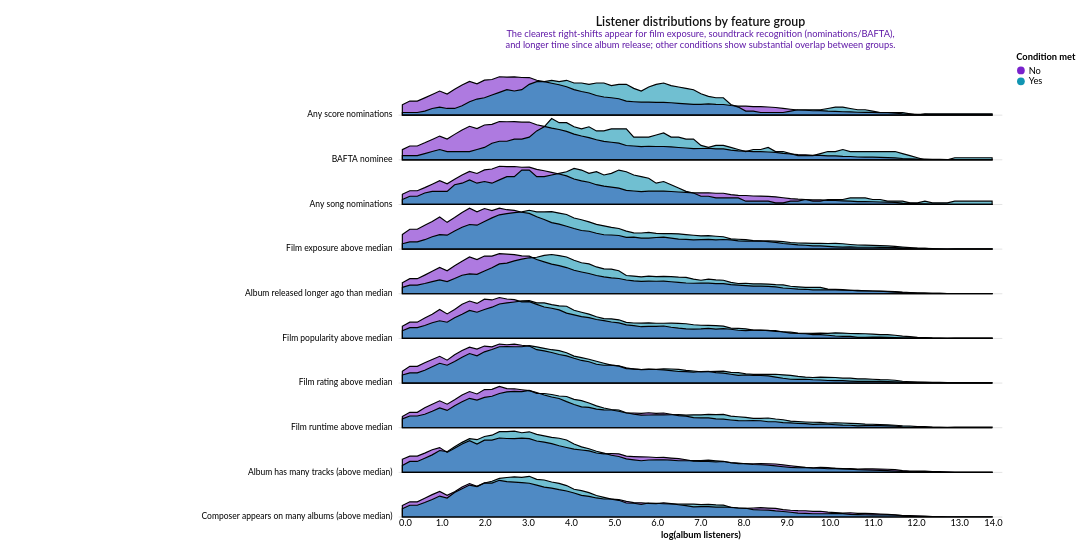

Notebook code cell kept with this figure:
### Markdown cell above
This cell composes the final visualization by combining three elements: the ridgeline density layers \(ridges\), a left\-side text label layer \(labels\), and faint horizontal baseline guides \(baselines\)\. We also apply final layout tweaks \(removing the plot border and adding left padding\) so labels have room and the chart reads cleanly as a stacked, annotated figure\.

### Code cell
# ============================================================
# STEP 4 — Final ridgeline chart
# ============================================================

labels = alt.Chart(labels_df).mark_text(
    align="right",
    baseline="middle",
    dx=-8
).encode(
    x=alt.value(0),
    y=alt.Y("y_label:Q", axis=None),
    text="feature_label:N"
)

baselines = alt.Chart(labels_df).mark_rule(
    opacity=0.15
).encode(
    y="y_label:Q"
)

final_ridge = (labels + ridges + baselines).configure_view(
    stroke=None
).configure(
    padding={"left": 260, "right": 20, "top": 20, "bottom": 20}
)


final_ridge

### Figure 1 — Vega-Lite specification as saved in the notebook (floating-point values rounded to 4 significant figures; data arrays with more than 128 entries replaced by an {"elided": "..."} marker saying what was removed)
{"config": {"background": "white", "view": {"fill": "white", "stroke": null}, "font": "Lato", "title": {"font": "Lato", "fontSize": 16, "fontWeight": 600, "color": "#111111", "subtitleColor": "#5E17A6", "anchor": "middle"}, "axis": {"labelFont": "Lato", "titleFont": "Lato", "labelFontSize": 12, "titleFontSize": 12, "grid": false, "ticks": false, "domain": false, "gridColor": "#e9e9e9", "tickColor": "#cccccc", "domainColor": "#cccccc"}, "legend": {"labelFont": "Lato", "titleFont": "Lato", "labelFontSize": 12, "titleFontSize": 12}, "point": {"filled": true, "size": 60}, "line": {"strokeWidth": 2}, "range": {"category": ["#7922CC", "#1195B2", "#CC0000", "#CE7E00", "#5E17A6", "#0E7C93", "#9E0000", "#A86600", "#3F1D5C", "#1F6F5B", "#8C4A00"]}, "padding": {"left": 260, "right": 20, "top": 20, "bottom": 20}}, "layer": [{"data": {"name": "data-f9fe0c59c1dd12c0c99256a7c6e13ed0"}, "mark": {"type": "text", "align": "right", "baseline": "middle", "dx": -8}, "encoding": {"text": {"field": "feature_label", "type": "nominal"}, "x": {"value": 0}, "y": {"axis": null, "field": "y_label", "type": "quantitative"}}}, {"layer": [{"layer": [{"mark": {"type": "area", "fillOpacity": 0.6, "stroke": null}, "encoding": {"color": {"field": "group_std", "legend": {"title": "Condition met"}, "sort": ["No", "Yes"], "type": "nominal"}, "x": {"field": "x", "scale": {"zero": false}, "title": "log(album listeners)", "type": "quantitative"}, "y": {"axis": null, "field": "y1", "type": "quantitative"}, "y2": {"field": "y0"}}, "transform": [{"filter": "(datum.feature_label === 'Any score nominations')"}]}, {"mark": {"type": "area", "fillOpacity": 0, "stroke": "black", "strokeWidth": 1.5}, "encoding": {"color": {"field": "group_std", "legend": {"title": "Condition met"}, "sort": ["No", "Yes"], "type": "nominal"}, "x": {"field": "x", "scale": {"zero": false}, "title": "log(album listeners)", "type": "quantitative"}, "y": {"axis": null, "field": "y1", "type": "quantitative"}, "y2": {"field": "y0"}}, "transform": [{"filter": "(datum.feature_label === 'Any score nominations')"}]}]}, {"layer": [{"mark": {"type": "area", "fillOpacity": 0.6, "stroke": null}, "encoding": {"color": {"field": "group_std", "legend": {"title": "Condition met"}, "sort": ["No", "Yes"], "type": "nominal"}, "x": {"field": "x", "scale": {"zero": false}, "title": "log(album listeners)", "type": "quantitative"}, "y": {"axis": null, "field": "y1", "type": "quantitative"}, "y2": {"field": "y0"}}, "transform": [{"filter": "(datum.feature_label === 'BAFTA nominee')"}]}, {"mark": {"type": "area", "fillOpacity": 0, "stroke": "black", "strokeWidth": 1.5}, "encoding": {"color": {"field": "group_std", "legend": {"title": "Condition met"}, "sort": ["No", "Yes"], "type": "nominal"}, "x": {"field": "x", "scale": {"zero": false}, "title": "log(album listeners)", "type": "quantitative"}, "y": {"axis": null, "field": "y1", "type": "quantitative"}, "y2": {"field": "y0"}}, "transform": [{"filter": "(datum.feature_label === 'BAFTA nominee')"}]}]}, {"layer": [{"mark": {"type": "area", "fillOpacity": 0.6, "stroke": null}, "encoding": {"color": {"field": "group_std", "legend": {"title": "Condition met"}, "sort": ["No", "Yes"], "type": "nominal"}, "x": {"field": "x", "scale": {"zero": false}, "title": "log(album listeners)", "type": "quantitative"}, "y": {"axis": null, "field": "y1", "type": "quantitative"}, "y2": {"field": "y0"}}, "transform": [{"filter": "(datum.feature_label === 'Any song nominations')"}]}, {"mark": {"type": "area", "fillOpacity": 0, "stroke": "black", "strokeWidth": 1.5}, "encoding": {"color": {"field": "group_std", "legend": {"title": "Condition met"}, "sort": ["No", "Yes"], "type": "nominal"}, "x": {"field": "x", "scale": {"zero": false}, "title": "log(album listeners)", "type": "quantitative"}, "y": {"axis": null, "field": "y1", "type": "quantitative"}, "y2": {"field": "y0"}}, "transform": [{"filter": "(datum.feature_label === 'Any song nominations')"}]}]}, {"layer": [{"mark": {"type": "area", "fillOpacity": 0.6, "stroke": null}, "encoding": {"color": {"field": "group_std", "legend": {"title": "Condition met"}, "sort": ["No", "Yes"], "type": "nominal"}, "x": {"field": "x", "scale": {"zero": false}, "title": "log(album listeners)", "type": "quantitative"}, "y": {"axis": null, "field": "y1", "type": "quantitative"}, "y2": {"field": "y0"}}, "transform": [{"filter": "(datum.feature_label === 'Film exposure above median')"}]}, {"mark": {"type": "area", "fillOpacity": 0, "stroke": "black", "strokeWidth": 1.5}, "encoding": {"color": {"field": "group_std", "legend": {"title": "Condition met"}, "sort": ["No", "Yes"], "type": "nominal"}, "x": {"field": "x", "scale": {"zero": false}, "title": "log(album listeners)", "type": "quantitative"}, "y": {"axis": null, "field": "y1", "type": "quantitative"}, "y2": {"field": "y0"}}, "transform": [{"filter": "(datum.feature_label === 'Film exposure above median')"}]}]}, {"layer": [{"mark": {"type": "area", "fillOpacity": 0.6, "stroke": null}, "encoding": {"color": {"field": "group_std", "legend": {"title": "Condition met"}, "sort": ["No", "Yes"], "type": "nominal"}, "x": {"field": "x", "scale": {"zero": false}, "title": "log(album listeners)", "type": "quantitative"}, "y": {"axis": null, "field": "y1", "type": "quantitative"}, "y2": {"field": "y0"}}, "transform": [{"filter": "(datum.feature_label === 'Album released longer ago than median')"}]}, {"mark": {"type": "area", "fillOpacity": 0, "stroke": "black", "strokeWidth": 1.5}, "encoding": {"color": {"field": "group_std", "legend": {"title": "Condition met"}, "sort": ["No", "Yes"], "type": "nominal"}, "x": {"field": "x", "scale": {"zero": false}, "title": "log(album listeners)", "type": "quantitative"}, "y": {"axis": null, "field": "y1", "type": "quantitative"}, "y2": {"field": "y0"}}, "transform": [{"filter": "(datum.feature_label === 'Album released longer ago than median')"}]}]}, {"layer": [{"mark": {"type": "area", "fillOpacity": 0.6, "stroke": null}, "encoding": {"color": {"field": "group_std", "legend": {"title": "Condition met"}, "sort": ["No", "Yes"], "type": "nominal"}, "x": {"field": "x", "scale": {"zero": false}, "title": "log(album listeners)", "type": "quantitative"}, "y": {"axis": null, "field": "y1", "type": "quantitative"}, "y2": {"field": "y0"}}, "transform": [{"filter": "(datum.feature_label === 'Film popularity above median')"}]}, {"mark": {"type": "area", "fillOpacity": 0, "stroke": "black", "strokeWidth": 1.5}, "encoding": {"color": {"field": "group_std", "legend": {"title": "Condition met"}, "sort": ["No", "Yes"], "type": "nominal"}, "x": {"field": "x", "scale": {"zero": false}, "title": "log(album listeners)", "type": "quantitative"}, "y": {"axis": null, "field": "y1", "type": "quantitative"}, "y2": {"field": "y0"}}, "transform": [{"filter": "(datum.feature_label === 'Film popularity above median')"}]}]}, {"layer": [{"mark": {"type": "area", "fillOpacity": 0.6, "stroke": null}, "encoding": {"color": {"field": "group_std", "legend": {"title": "Condition met"}, "sort": ["No", "Yes"], "type": "nominal"}, "x": {"field": "x", "scale": {"zero": false}, "title": "log(album listeners)", "type": "quantitative"}, "y": {"axis": null, "field": "y1", "type": "quantitative"}, "y2": {"field": "y0"}}, "transform": [{"filter": "(datum.feature_label === 'Film rating above median')"}]}, {"mark": {"type": "area", "fillOpacity": 0, "stroke": "black", "strokeWidth": 1.5}, "encoding": {"color": {"field": "group_std", "legend": {"title": "Condition met"}, "sort": ["No", "Yes"], "type": "nominal"}, "x": {"field": "x", "scale": {"zero": false}, "title": "log(album listeners)", "type": "quantitative"}, "y": {"axis": null, "field": "y1", "type": "quantitative"}, "y2": {"field": "y0"}}, "transform": [{"filter": "(datum.feature_label === 'Film rating above median')"}]}]}, {"layer": [{"mark": {"type": "area", "fillOpacity": 0.6, "stroke": null}, "encoding": {"color": {"field": "group_std", "legend": {"title": "Condition met"}, "sort": ["No", "Yes"], "type": "nominal"}, "x": {"field": "x", "scale": {"zero": false}, "title": "log(album listeners)", "type": "quantitative"}, "y": {"axis": null, "field": "y1", "type": "quantitative"}, "y2": {"field": "y0"}}, "transform": [{"filter": "(datum.feature_label === 'Film runtime above median')"}]}, {"mark": {"type": "area", "fillOpacity": 0, "stroke": "black", "strokeWidth": 1.5}, "encoding": {"color": {"field": "group_std", "legend": {"title": "Condition met"}, "sort": ["No", "Yes"], "type": "nominal"}, "x": {"field": "x", "scale": {"zero": false}, "title": "log(album listeners)", "type": "quantitative"}, "y": {"axis": null, "field": "y1", "type": "quantitative"}, "y2": {"field": "y0"}}, "transform": [{"filter": "(datum.feature_label === 'Film runtime above median')"}]}]}, {"layer": [{"mark": {"type": "area", "fillOpacity": 0.6, "stroke": null}, "encoding": {"color": {"field": "group_std", "legend": {"title": "Condition met"}, "sort": ["No", "Yes"], "type": "nominal"}, "x": {"field": "x", "scale": {"zero": false}, "title": "log(album listeners)", "type": "quantitative"}, "y": {"axis": null, "field": "y1", "type": "quantitative"}, "y2": {"field": "y0"}}, "transform": [{"filter": "(datum.feature_label === 'Album has many tracks (above median)')"}]}, {"mark": {"type": "area", "fillOpacity": 0, "stroke": "black", "strokeWidth": 1.5}, "encoding": {"color": {"field": "group_std", "legend": {"title": "Condition met"}, "sort": ["No", "Yes"], "type": "nominal"}, "x": {"field": "x", "scale": {"zero": false}, "title": "log(album listeners)", "type": "quantitative"}, "y": {"axis": null, "field": "y1", "type": "quantitative"}, "y2": {"field": "y0"}}, "transform": [{"filter": "(datum.feature_label === 'Album has many tracks (above median)')"}]}]}, {"layer": [{"mark": {"type": "area", "fillOpacity": 0.6, "stroke": null}, "encoding": {"color": {"field": "group_std", "legend": {"title": "Condition met"}, "sort": ["No", "Yes"], "type": "nominal"}, "x": {"field": "x", "scale": {"zero": false}, "title": "log(album listeners)", "type": "quantitative"}, "y": {"axis": null, "field": "y1", "type": "quantitative"}, "y2": {"field": "y0"}}, "transform": [{"filter": "(datum.feature_label === 'Composer appears on many albums (above median)')"}]}, {"mark": {"type": "area", "fillOpacity": 0, "stroke": "black", "strokeWidth": 1.5}, "encoding": {"color": {"field": "group_std", "legend": {"title": "Condition met"}, "sort": ["No", "Yes"], "type": "nominal"}, "x": {"field": "x", "scale": {"zero": false}, "title": "log(album listeners)", "type": "quantitative"}, "y": {"axis": null, "field": "y1", "type": "quantitative"}, "y2": {"field": "y0"}}, "transform": [{"filter": "(datum.feature_label === 'Composer appears on many albums (above median)')"}]}]}], "data": {"name": "data-4752166bd5a9a0fed5176ea33f84d81c"}, "title": {"text": "Listener distributions by feature group", "subtitle": ["The clearest right-shifts appear for film exposure, soundtrack recognition (nominations/BAFTA),", "and longer time since album release; other conditions show substantial overlap between groups."]}}, {"data": {"name": "data-f9fe0c59c1dd12c0c99256a7c6e13ed0"}, "mark": {"type": "rule", "opacity": 0.15}, "encoding": {"y": {"field": "y_label", "type": "quantitative"}}}], "height": 600, "width": 780, "$schema": "https://vega.github.io/schema/vega-lite/v5.20.1.json", "datasets": {"data-f9fe0c59c1dd12c0c99256a7c6e13ed0": [{"feature_label": "Any score nominations", "y0": 22.5, "y_label": 22.5}, {"feature_label": "BAFTA nominee", "y0": 20.0, "y_label": 20.0}, {"feature_label": "Any song nominations", "y0": 17.5, "y_label": 17.5}, {"feature_label": "Film exposure above median", "y0": 15.0, "y_label": 15.0}, {"feature_label": "Album released longer ago than median", "y0": 12.5, "y_label": 12.5}, {"feature_label": "Film popularity above median", "y0": 10.0, "y_label": 10.0}, {"feature_label": "Film rating above median", "y0": 7.5, "y_label": 7.5}, {"feature_label": "Film runtime above median", "y0": 5.0, "y_label": 5.0}, {"feature_label": "Album has many tracks (above median)", "y0": 2.5, "y_label": 2.5}, {"feature_label": "Composer appears on many albums (above median)", "y0": 0.0, "y_label": 0.0}], "data-4752166bd5a9a0fed5176ea33f84d81c": {"elided": "1600 records"}}}
